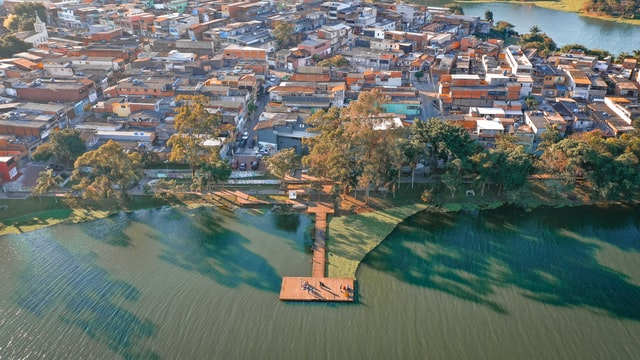
#> input picture images/img3.jpg, 640 x 360 px
$ python image_transpose.py
#> lines starting #> are read from the running program, lines starting #| are printed output that depends on the picture
import cv2

img = cv2.imread("images/img3.jpg")
#> img is the input picture: shape (360, 640, 3); mean B, G, R 106.3, 112.4, 105.3
cv2.imshow("Original Image", img)
cv2.waitKey(0)

# rotating the image by 90 degrees without loosing any information
rotated_image = cv2.transpose(img)
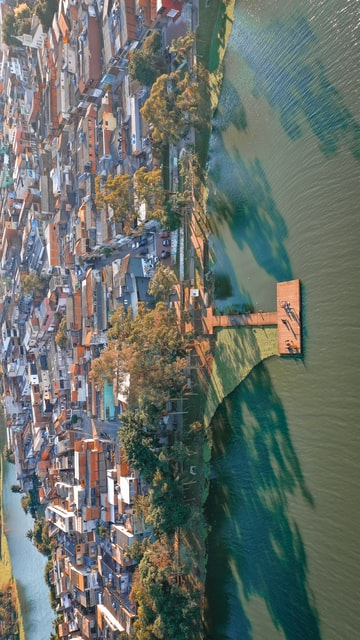
#> rotated_image: shape (640, 360, 3); mean B, G, R 106.3, 112.4, 105.3
cv2.imshow("Rotated Image", rotated_image)
cv2.waitKey(0)

cv2.destroyAllWindows()

$ run again, with images/img1.jpg copied over images/img3.jpg
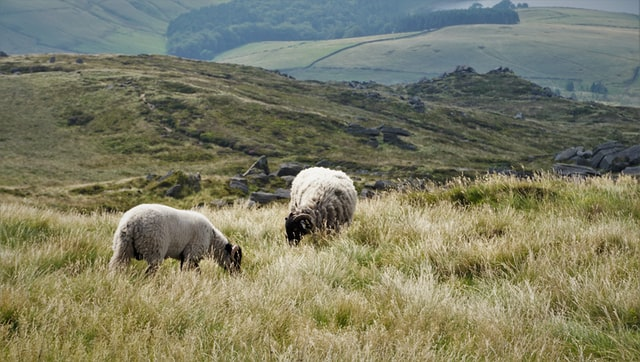
#> input picture images/img1.jpg, 640 x 362 px
#> img is the input picture: shape (362, 640, 3); mean B, G, R 99.7, 123.6, 123.6
#> `rotated_image = cv2.transpose(img)`:
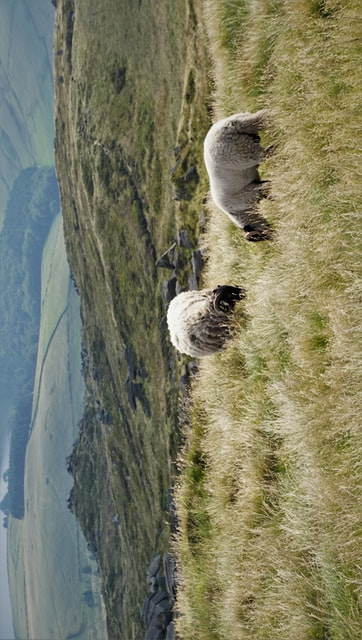
#> rotated_image: shape (640, 362, 3); mean B, G, R 99.7, 123.6, 123.6

$ run again, with images/img2.jpg copied over images/img3.jpg
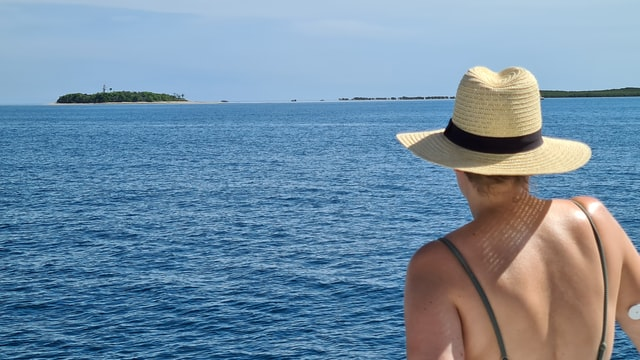
#> input picture images/img2.jpg, 640 x 360 px
#> img is the input picture: shape (360, 640, 3); mean B, G, R 164.3, 141.5, 114.4
#> `rotated_image = cv2.transpose(img)`:
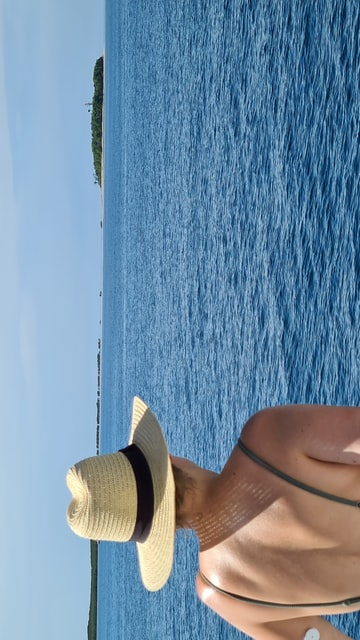
#> rotated_image: shape (640, 360, 3); mean B, G, R 164.3, 141.5, 114.4

$ run again, with images/img4.jpg copied over images/img3.jpg
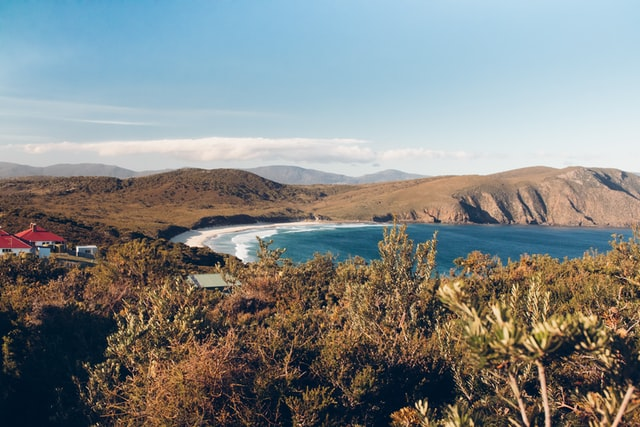
#> input picture images/img4.jpg, 640 x 427 px
#> img is the input picture: shape (427, 640, 3); mean B, G, R 132.4, 133.9, 130.2
#> `rotated_image = cv2.transpose(img)`:
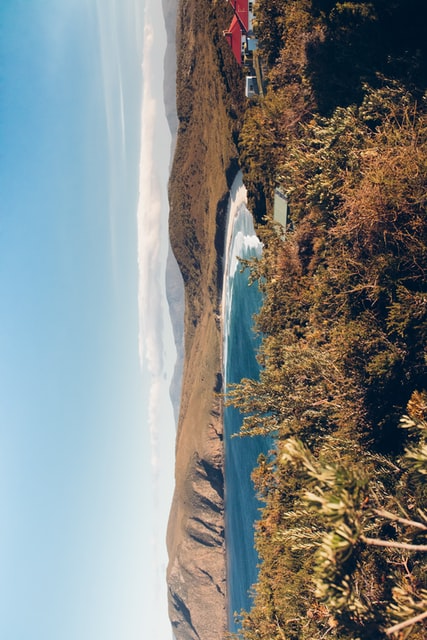
#> rotated_image: shape (640, 427, 3); mean B, G, R 132.4, 133.9, 130.2
